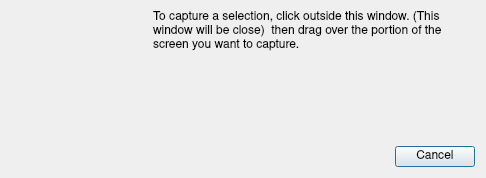
<?xml version="1.0" encoding="UTF-8"?>
<ui version="4.0">
 <class>SelectionGrabDialog</class>
 <widget class="QDialog" name="SelectionGrabDialog">
  <property name="windowModality">
   <enum>Qt::WindowModal</enum>
  </property>
  <property name="geometry">
   <rect>
    <x>0</x>
    <y>0</y>
    <width>486</width>
    <height>178</height>
   </rect>
  </property>
  <property name="sizePolicy">
   <sizepolicy hsizetype="Preferred" vsizetype="Preferred">
    <horstretch>0</horstretch>
    <verstretch>0</verstretch>
   </sizepolicy>
  </property>
  <property name="focusPolicy">
   <enum>Qt::NoFocus</enum>
  </property>
  <property name="windowTitle">
   <string>Selection Grab</string>
  </property>
  <property name="modal">
   <bool>true</bool>
  </property>
  <layout class="QVBoxLayout" name="verticalLayout">
   <item>
    <layout class="QVBoxLayout" name="MainVbox" stretch="0,0,0">
     <property name="spacing">
      <number>12</number>
     </property>
     <property name="sizeConstraint">
      <enum>QLayout::SetNoConstraint</enum>
     </property>
     <property name="leftMargin">
      <number>0</number>
     </property>
     <property name="topMargin">
      <number>0</number>
     </property>
     <property name="rightMargin">
      <number>0</number>
     </property>
     <property name="bottomMargin">
      <number>0</number>
     </property>
     <item>
      <layout class="QHBoxLayout" name="horizontalLayout_2" stretch="0,0,0,0,0">
       <property name="spacing">
        <number>12</number>
       </property>
       <property name="sizeConstraint">
        <enum>QLayout::SetDefaultConstraint</enum>
       </property>
       <property name="topMargin">
        <number>0</number>
       </property>
       <item>
        <spacer name="horizontalSpacer_2">
         <property name="orientation">
          <enum>Qt::Horizontal</enum>
         </property>
         <property name="sizeHint" stdset="0">
          <size>
           <width>0</width>
           <height>20</height>
          </size>
         </property>
        </spacer>
       </item>
       <item alignment="Qt::AlignLeft">
        <widget class="QLabel" name="icon">
         <property name="sizePolicy">
          <sizepolicy hsizetype="Preferred" vsizetype="Preferred">
           <horstretch>0</horstretch>
           <verstretch>0</verstretch>
          </sizepolicy>
         </property>
         <property name="minimumSize">
          <size>
           <width>64</width>
           <height>64</height>
          </size>
         </property>
         <property name="maximumSize">
          <size>
           <width>64</width>
           <height>64</height>
          </size>
         </property>
         <property name="text">
          <string/>
         </property>
         <property name="pixmap">
          <pixmap>../../../../../../../../../../Processes.app/Resources/Processes.png</pixmap>
         </property>
         <property name="scaledContents">
          <bool>true</bool>
         </property>
        </widget>
       </item>
       <item>
        <spacer name="horizontalSpacer_4">
         <property name="orientation">
          <enum>Qt::Horizontal</enum>
         </property>
         <property name="sizeType">
          <enum>QSizePolicy::MinimumExpanding</enum>
         </property>
         <property name="sizeHint" stdset="0">
          <size>
           <width>12</width>
           <height>20</height>
          </size>
         </property>
        </spacer>
       </item>
       <item>
        <layout class="QVBoxLayout" name="verticalLayout_2">
         <property name="spacing">
          <number>0</number>
         </property>
         <item>
          <widget class="QLabel" name="Label">
           <property name="font">
            <font>
             <family>Nimbus Sans</family>
            </font>
           </property>
           <property name="text">
            <string>To capture a selection, click outside this window. (This window will be close)  then drag over the portion of the screen you want to capture.</string>
           </property>
           <property name="alignment">
            <set>Qt::AlignLeading|Qt::AlignLeft|Qt::AlignTop</set>
           </property>
           <property name="wordWrap">
            <bool>true</bool>
           </property>
          </widget>
         </item>
        </layout>
       </item>
       <item>
        <spacer name="horizontalSpacer_3">
         <property name="orientation">
          <enum>Qt::Horizontal</enum>
         </property>
         <property name="sizeHint" stdset="0">
          <size>
           <width>0</width>
           <height>20</height>
          </size>
         </property>
        </spacer>
       </item>
      </layout>
     </item>
     <item>
      <spacer name="verticalSpacer">
       <property name="orientation">
        <enum>Qt::Vertical</enum>
       </property>
       <property name="sizeType">
        <enum>QSizePolicy::MinimumExpanding</enum>
       </property>
       <property name="sizeHint" stdset="0">
        <size>
         <width>20</width>
         <height>20</height>
        </size>
       </property>
      </spacer>
     </item>
     <item>
      <layout class="QHBoxLayout" name="horizontalLayout" stretch="0,0">
       <property name="spacing">
        <number>22</number>
       </property>
       <property name="sizeConstraint">
        <enum>QLayout::SetDefaultConstraint</enum>
       </property>
       <item>
        <spacer name="horizontalSpacer">
         <property name="orientation">
          <enum>Qt::Horizontal</enum>
         </property>
         <property name="sizeHint" stdset="0">
          <size>
           <width>0</width>
           <height>20</height>
          </size>
         </property>
        </spacer>
       </item>
       <item>
        <widget class="QPushButton" name="button_cancel">
         <property name="sizePolicy">
          <sizepolicy hsizetype="Minimum" vsizetype="Fixed">
           <horstretch>0</horstretch>
           <verstretch>0</verstretch>
          </sizepolicy>
         </property>
         <property name="font">
          <font>
           <family>Nimbus Sans</family>
          </font>
         </property>
         <property name="text">
          <string>Cancel</string>
         </property>
         <property name="default">
          <bool>true</bool>
         </property>
         <property name="flat">
          <bool>false</bool>
         </property>
        </widget>
       </item>
      </layout>
     </item>
    </layout>
   </item>
  </layout>
 </widget>
 <resources/>
 <connections/>
</ui>
